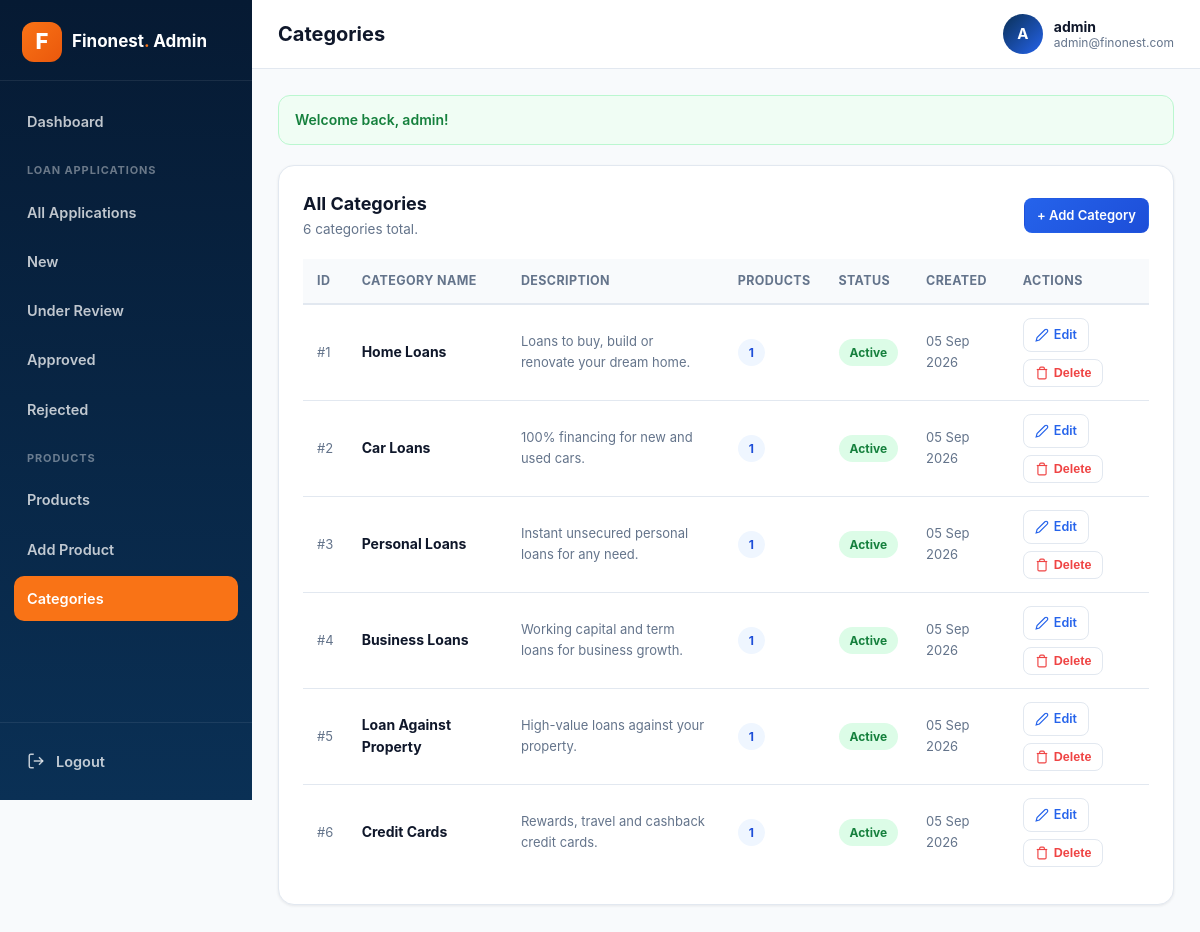
The app's page /admin/categories.php (signed in) with its own data.
### tables this page shows
CREATE TABLE IF NOT EXISTS categories (
  id INT UNSIGNED NOT NULL AUTO_INCREMENT,
  category_name VARCHAR(150) NOT NULL,
  description TEXT DEFAULT NULL,
  status TINYINT(1) NOT NULL DEFAULT 1 COMMENT '1=Active, 0=Inactive',
  created_at TIMESTAMP DEFAULT CURRENT_TIMESTAMP,
  updated_at TIMESTAMP DEFAULT CURRENT_TIMESTAMP ON UPDATE CURRENT_TIMESTAMP,
  PRIMARY KEY (id),
  UNIQUE KEY uq_category_name (category_name),
  INDEX idx_status (status)
);

### includes/functions.php (called while the page is built, shortened)
<?php
function e(?string $value): string
{
    return htmlspecialchars((string) $value, ENT_QUOTES, 'UTF-8');
}

### admin/categories.php (the view, shortened to what this page needs)
<?php
require_once __DIR__ . '/includes/auth.php';
$stmt = $pdo->query(
    'SELECT c.*,
            (SELECT COUNT(*) FROM products p WHERE p.category_id = c.id) AS product_count
     FROM categories c
     ORDER BY c.created_at DESC'
);
$categories = $stmt->fetchAll();
include __DIR__ . '/includes/header.php';
?>
<div class="panel">
  <div class="panel-head">
    <div>
      <h2>All Categories</h2>
      <p><?= count($categories) ?> categor<?= count($categories) === 1 ? 'y' : 'ies' ?> total.</p>
    </div>
    <a href="add-category.php" class="btn btn-primary btn-sm">+ Add Category</a>
  </div>
  <?php if ($categories): ?>
    <div class="table-wrap">
      <table class="admin-table">
        <thead>
          <tr>
            <th>ID</th>
            <th>Category Name</th>
            <th>Description</th>
            <th>Products</th>
            <th>Status</th>
            <th>Created</th>
            <th>Actions</th>
          </tr>
        </thead>
        <tbody>
          <?php foreach ($categories as $cat): ?>
            <tr>
              <td class="t-muted">#<?= (int)$cat['id'] ?></td>
              <td class="t-name"><?= e($cat['category_name']) ?></td>
              <td class="t-muted"><?= e(mb_strimwidth((string)$cat['description'], 0, 70, '…')) ?></td>
              <td><span class="badge badge-stock-ok"><?= (int)$cat['product_count'] ?></span></td>
              <td>
                <?php if ($cat['status'] == 1): ?>
                  <span class="badge badge-active">Active</span>
                <?php else: ?>
                  <span class="badge badge-inactive">Inactive</span>
                <?php endif; ?>
              </td>
              <td class="t-muted"><?= e(date('d M Y', strtotime($cat['created_at']))) ?></td>
              <td>
                <div class="actions">
                  <a class="action-btn edit" href="edit-category.php?id=<?= (int)$cat['id'] ?>">
                    <svg viewBox="0 0 24 24" fill="none" stroke="currentColor" stroke-width="2"><path d="M17 3a2.828 2.828 0 1 1 4 4L7.5 20.5 2 22l1.5-5.5L17 3z"/></svg>
                    Edit
                  </a>
                  <form method="post" action="delete-category.php" style="display:inline"
                        onsubmit="return confirm('Delete this category permanently?');">
                    <button type="submit" class="action-btn del">
                      <svg viewBox="0 0 24 24" fill="none" stroke="currentColor" stroke-width="2"><polyline points="3 6 5 6 21 6"/><path d="M19 6v14a2 2 0 0 1-2 2H7a2 2 0 0 1-2-2V6m3 0V4a2 2 0 0 1 2-2h4a2 2 0 0 1 2 2v2"/></svg>
                      Delete
                    </button>
                  </form>
                </div>
              </td>
            </tr>
          <?php endforeach; ?>
        </tbody>
      </table>
    </div>
  <?php endif; ?>
</div>
<?php include __DIR__ . '/includes/footer.php'; ?>

### admin/css/admin.css (style rules this page uses)
* { margin: 0; padding: 0; box-sizing: border-box; }
:root { --navy: #0a3055; --navy-2: #0B2347; --navy-dark: #061a33; --blue: #2563eb; --orange: #f97316; --orange-dark: #ea580c; --green: #22c55e; --red: #ef4444; --ink: #0f172a; --body: #475569; --muted: #64748b; --slate-50: #f8fafc; --slate-100: #f1f5f9; --border: #e2e8f0; --white: #fff; --shadow-sm: 0 1px 3px rgba(2,12,27,.08); --shadow: 0 10px 30px rgba(2,12,27,.10); --shadow-lg: 0 25px 60px rgba(2,12,27,.14); --radius: 12px; --radius-lg: 16px; --font-head: 'Outfit', 'Plus Jakarta Sans', -apple-system, sans-serif; --font-body: 'Plus Jakarta Sans', -apple-system, Segoe UI, Roboto, sans-serif; }
html, body { height: 100%; }
body { font-family: var(--font-body); color: var(--body); background: var(--slate-50); font-size: 15px; line-height: 1.6; }
a { text-decoration: none; color: var(--blue); }
.panel { background: var(--white); border: 1px solid var(--border); border-radius: var(--radius-lg); padding: 24px; box-shadow: var(--shadow-sm); margin-bottom: 24px; }
.panel-head { display: flex; align-items: center; justify-content: space-between; gap: 14px; margin-bottom: 18px; flex-wrap: wrap; }
.panel-head h2 { font-family: var(--font-head); font-size: 18px; color: var(--ink); }
.panel-head p { font-size: 13.5px; color: var(--muted); }
.btn { display: inline-flex; align-items: center; gap: 7px; justify-content: center; border: 1px solid transparent; border-radius: 10px; cursor: pointer; font-family: var(--font-head); font-weight: 600; font-size: 14px; padding: 10px 18px; transition: all .2s ease; }
.btn-primary { background: linear-gradient(135deg, var(--blue), #1d4ed8); color: #fff; }
.btn-sm { padding: 6px 12px; font-size: 13px; border-radius: 8px; }
.table-wrap { overflow-x: auto; }
.admin-table { width: 100%; border-collapse: collapse; font-size: 14px; }
.admin-table th { text-align: left; padding: 12px 14px; color: var(--muted); font-weight: 700; font-size: 12.5px; text-transform: uppercase; letter-spacing: .03em; border-bottom: 2px solid var(--border); background: var(--slate-50); white-space: nowrap; }
.admin-table td { padding: 13px 14px; border-bottom: 1px solid var(--border); vertical-align: middle; }
.admin-table tr:last-child td { border-bottom: 0; }
.t-name { font-weight: 700; color: var(--ink); }
.t-muted { color: var(--muted); font-size: 13px; }
.actions { display: flex; gap: 7px; flex-wrap: wrap; }
.action-btn { display: inline-flex; align-items: center; gap: 5px; padding: 6px 11px; border-radius: 8px; font-size: 12.5px; font-weight: 600; border: 1px solid var(--border); background: var(--white); color: var(--ink); cursor: pointer; transition: all .15s ease; }
.action-btn svg { width: 14px; height: 14px; }
.action-btn.edit { color: var(--blue); }
.action-btn.del { color: var(--red); }
.badge { display: inline-flex; align-items: center; gap: 6px; padding: 4px 11px; border-radius: 999px; font-size: 12px; font-weight: 700; }
.badge-active, .badge-success { background: #dcfce7; color: #15803d; }
.badge-stock-ok { background: #eff6ff; color: #1d4ed8; }

### records on screen
categories: id "1", category_name "Home Loans", description "Loans to buy, build or renovate your dream home.", product_count "1", status "Active", created_at "05 Sep 2026"
categories: id "2", category_name "Car Loans", description "100% financing for new and used cars.", product_count "1", status "Active", created_at "05 Sep 2026"
categories: id "3", category_name "Personal Loans", description "Instant unsecured personal loans for any need.", product_count "1", status "Active", created_at "05 Sep 2026"
categories: id "4", category_name "Business Loans", description "Working capital and term loans for business growth.", product_count "1", status "Active", created_at "05 Sep 2026"
categories: id "5", category_name "Loan Against Property", description "High-value loans against your property.", product_count "1", status "Active", created_at "05 Sep 2026"
categories: id "6", category_name "Credit Cards", description "Rewards, travel and cashback credit cards.", product_count "1", status "Active", created_at "05 Sep 2026"

### other values on screen
$label "Dashboard All Applications New Under Review Approved Rejected Products Add Product Categories"
$pageTitle "Categories"
substr($_SESSION['admin_username'] ?? 'A', 0, 1) "A"
$_SESSION['admin_username'] "admin"
$_SESSION['admin_email'] "admin@finonest.com"
$flash['message'] "Welcome back, admin!"
count($categories) "6"
